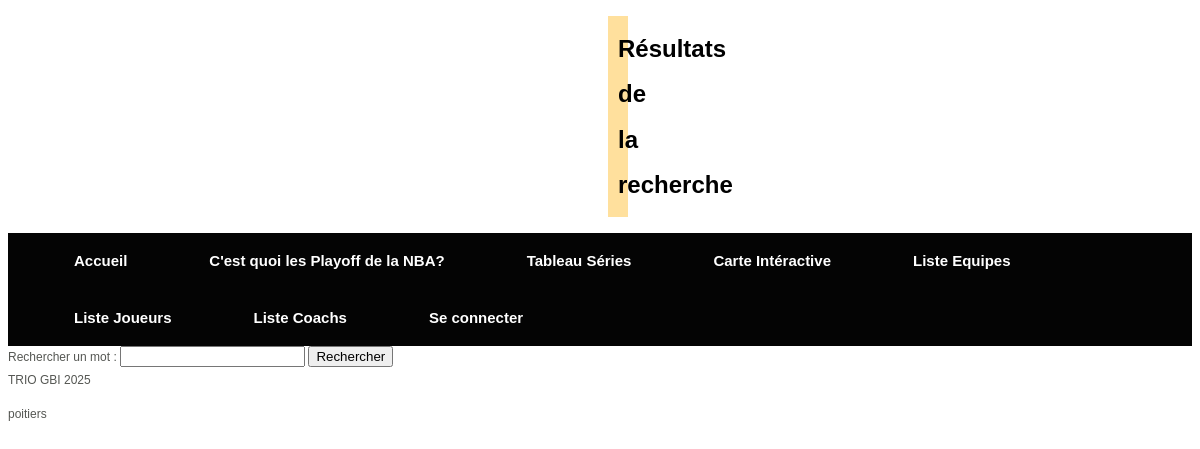
Page /recherche.php on the earlier database version.
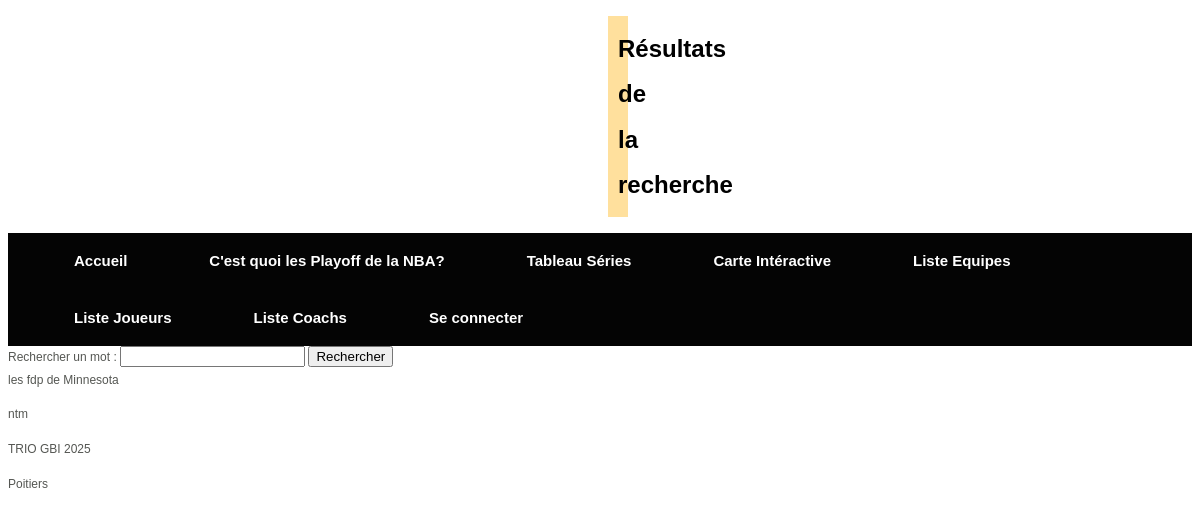
Same page on the later database version.
### tables this page shows
CREATE TABLE `equipe` (
  `nomEquipe` varchar(50) NOT NULL,
  `ABRequipe` varchar(3) NOT NULL,
  `Conference` int(1) NOT NULL COMMENT '0 pour Ouest, 1 pour Est',
  `Ville` varchar(25) NOT NULL,
  `Classement` int(20) NOT NULL,
  `imgEquipe` blob COMMENT 'autre colonne d''extension si plusieurs formats',
  `nVictoires` int(99) NOT NULL,
  `nDefaites` int(99) NOT NULL,
  `Description` text NOT NULL,
  `nTitresEquipe` int(99) NOT NULL,
  `IdCoach` int(99) NOT NULL
);

### recherche.php (the view, shortened to what this page needs)
<!DOCTYPE HTML>
<html>
<head>
<link rel="stylesheet" media="screen" href="mise_en_page.css">
</head>
<body  background="images/oiseauFond.jpg">
<h1> Résultats de la recherche </h1>
<ul>
            <ul>
            <li> <a class="barre"href="index.php">Accueil</a> </li>
            <li> <a class="barre"href="presentation.php">C'est quoi les Playoff de la NBA?</a> </li>
            <li> <a class="barre"href="tableau.php">Tableau Séries</a> </li>
            <li> <a class="barre"href="carte.php">Carte Intéractive</a> </li>
            <li> <a class="barre"href="equipes.php">Liste Equipes</a> </li>
            <li> <a class="barre"href="joueurs.php">Liste Joueurs</a> </li>
            <li> <a class="barre"href="coachs.php">Liste Coachs</a> </li>
            <li> <a class="barre"href="connexion.php">Se connecter</a> </li>
            </ul>
    </ul>
    <form method="GET" action="recherche.php">
     Rechercher un mot : <input type="text" name="query">
     <input type="SUBMIT" value="Rechercher">
     </form>
    <?php
  $host = "localhost";
  $username = "root";
  $password = "root";
  $database = "nba_projet";
  try {
    $pdo = new PDO("mysql:host=$host;dbname=$database", $username, $password);
    $pdo->setAttribute(PDO::ATTR_ERRMODE, PDO::ERRMODE_EXCEPTION);
  } catch(PDOException $e) {
    echo "Connexion échouée : " . $e->getMessage();
  }
  $query = $_GET['query'];
  $sql = "SELECT * FROM equipe WHERE nomEquipe LIKE '%$query%'";
  $stmt = $pdo->prepare($sql);
  $stmt->execute(['query' => "%$query%"]);
  while ($row = $stmt->fetch()) {
    echo "<p>" . $row['nomEquipe'] . "</p>";
    echo "<p>" . $row['Ville'] . "</p>";
  }
?>

### mise_en_page.css (style rules this page uses)
h1 { text-align: center; color: black; padding-block: 10px; padding-inline: 10px; background-color: rgb(255, 224, 157); margin-left: 600px; margin-right: 600px; }
body { font: 75% georgia, sans-serif; line-height: 1.88889; color: #555753; }
p { margin-top: 0; }
ul { list-style-type: none; margin: 0; padding: 0; overflow: hidden; background-color: rgb(4, 4, 4); font-size: 15px; }
li { float: left; margin-left: 50px; }
li a { display: block; color: white; text-align: center; padding: 14px 16px; text-decoration: none; }
.barre:link { font-weight: bold; text-decoration: none; color: rgb(255, 255, 255); }

Differences in the rows shown:
added equipe: nomEquipe "les fdp de Minnesota", Ville "ntm"
changed equipe "TRIO GBI 2025": Ville "poitiers" → "Poitiers"
